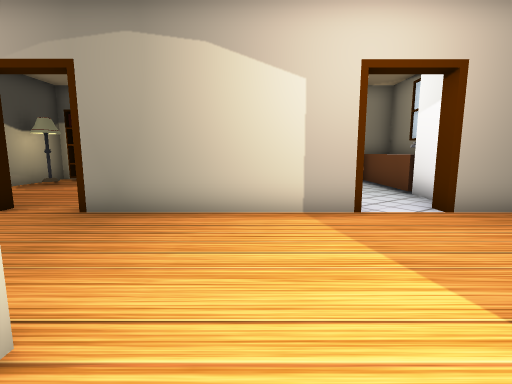
[1] (above)

22 first-person views from a walk through a Unity game level. The camera is 1.2 m above the floor, tilts 8° down and sees 85° across. The floor is counted in squares, 1 m on a side. Each view is taken from the middle of a square. On the plan, view 1 faces up. The plan holds only what a view shows up to about 13 squares ahead; the rest is blank. The player character is not drawn. Door leaves are left out, so doorways stand open. Some surface patterns are stand-ins.

[2]
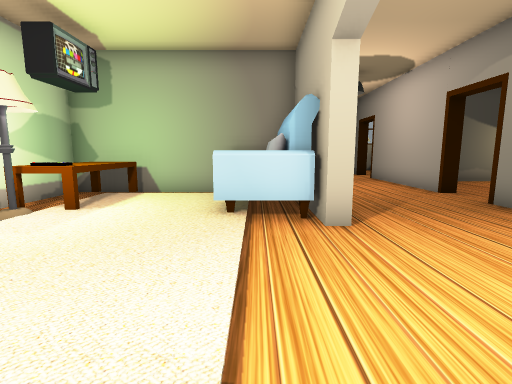

[3]
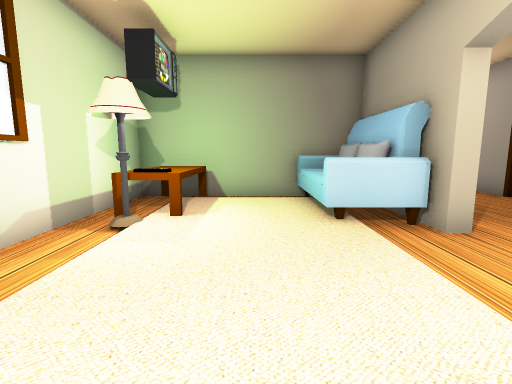

[4]
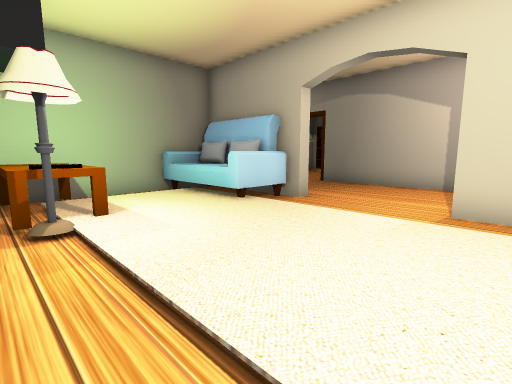

[5]
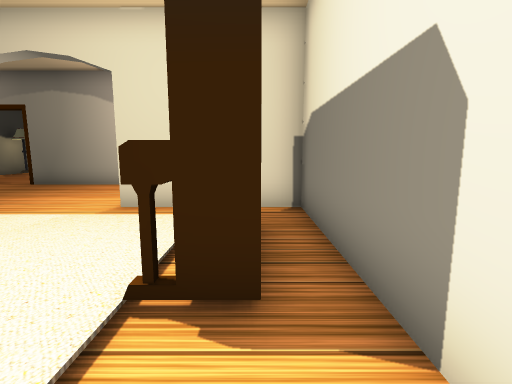

[6]
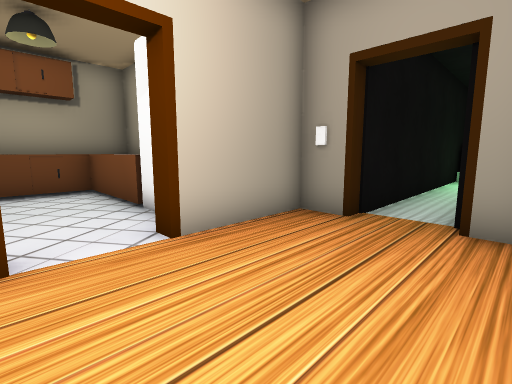

[7]
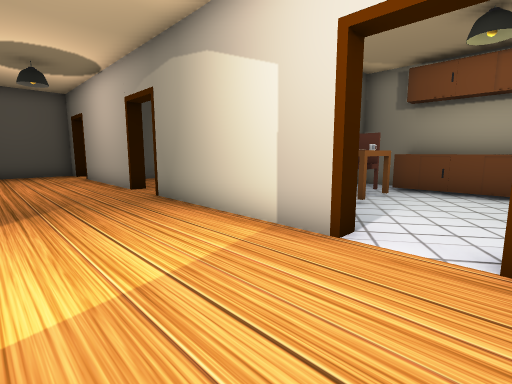

[8]
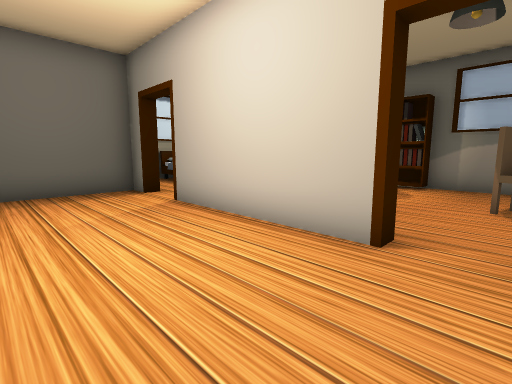

[9]
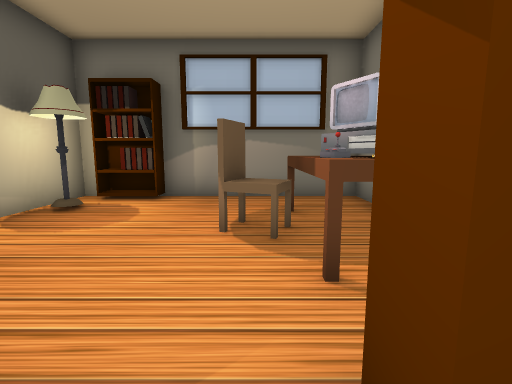

[10]
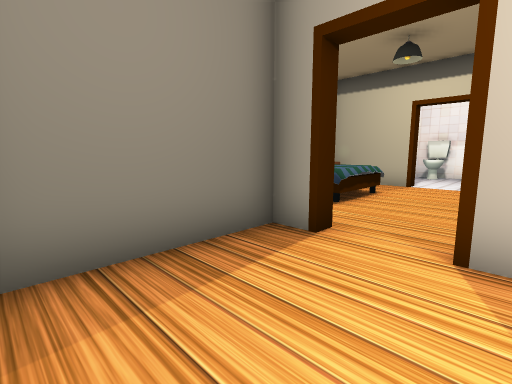

[11]
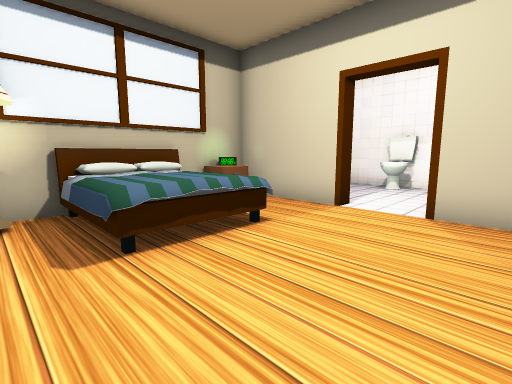

[12]
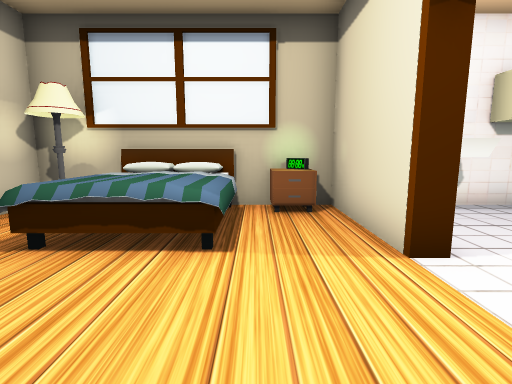

[13]
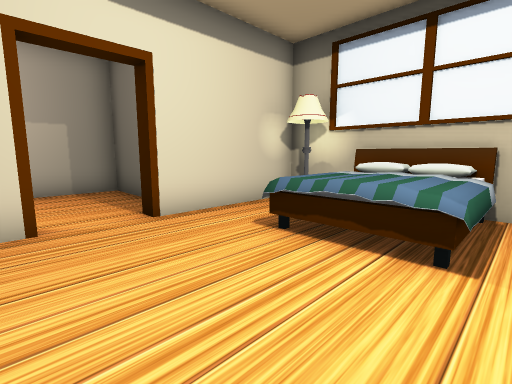

[14]
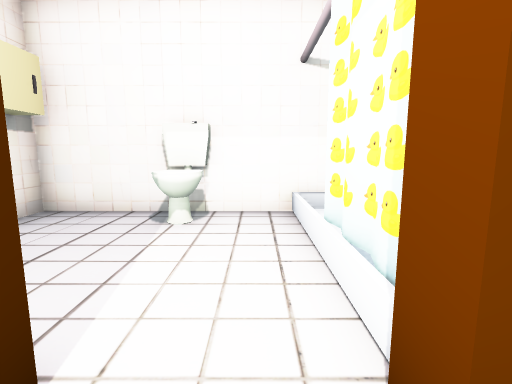

[15]
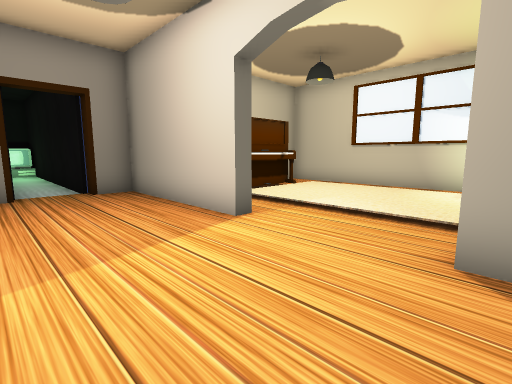

[16]
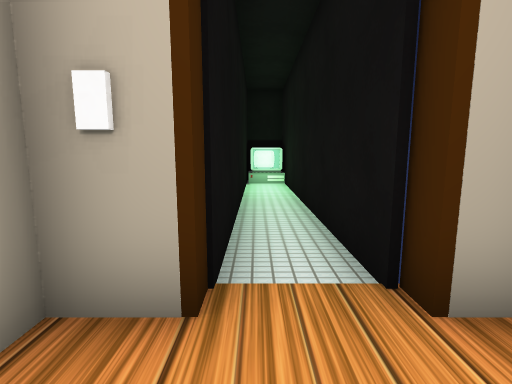

[17]
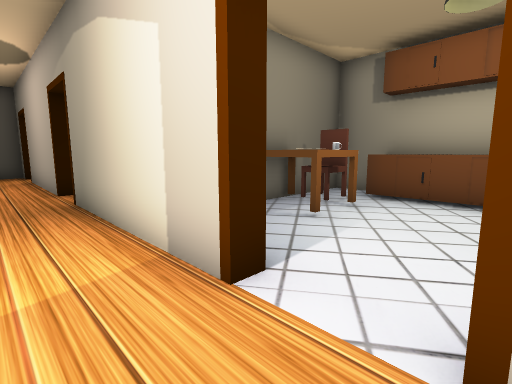

[18]
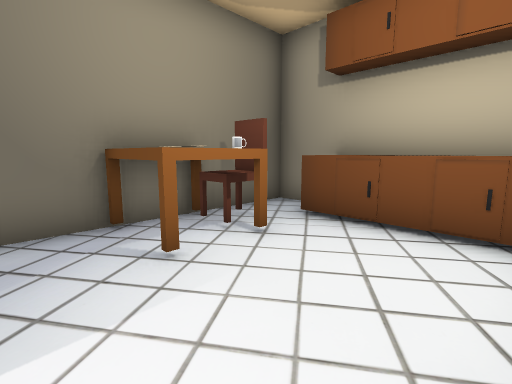

[19]
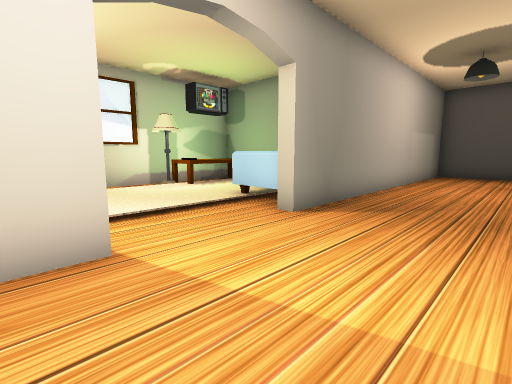

[20]
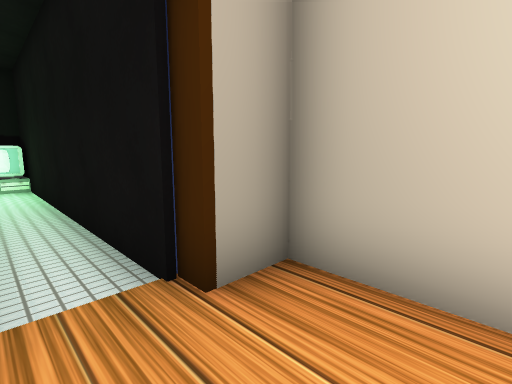

[21]
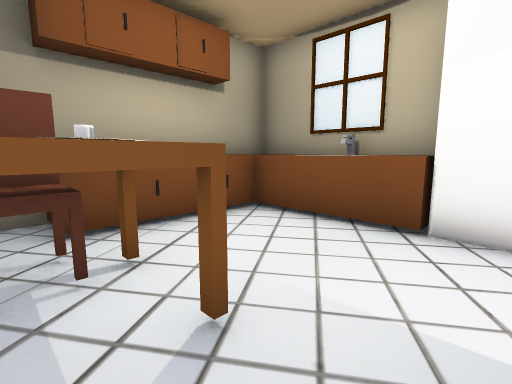

[22]
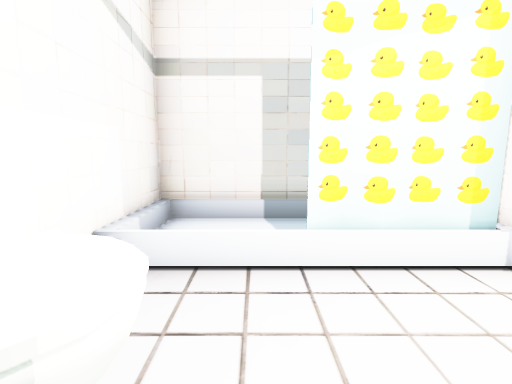

### Floor plan
Key: @ floor where view 1 was taken; # wall or solid block; . floor; / step, stairs or slope; D open door; T TV; B block; O other object.
Columns run from 17 left of view 1 to 18 right of it. Each row starts with its distance up from view 1.
 18 #########
 17 #..OO./ #
 16 #...O./ #
 15   O...O #
 14  OO...O #
 13 ####..##################
 12 #O......##O.....#.OOOOO#
 11 #O......##....OO#O....O#
 10 #OOOO...#....OOO#OO...O#
  9 #OOOO...#....OOO#OO...O#
  8 #OOOO...#.....O #.....O#
  7 ##......#...... #.....OO
  6 #####DD#####DD######D#####
  5     #...................B########
  4     #...................D........OO#
  3     #...................D###########
  2     #...................#
  1     ########OOO#...######
  0            #OO O/@////.#
 -1            #OOOO.....OO#
 -2            #......... O#
 -3            #......... O#
 -4            #TTTT//////.#
 -5            #TTT........#
 -6            #############

Where each view was taken, in squares from view 1:
view 1: 0 up, 0 right, facing up
view 2: 0 up, 3 right, facing left
view 3: 2 down, 3 right, facing left
view 4: 5 down, 3 right, facing up-left
view 5: 5 down, 5 right, facing up
view 6: 2 up, 2 right, facing up-right
view 7: 2 up, 4 right, facing up-left
view 8: 2 up, 4 left, facing up-left
view 9: 5 up, 4 left, facing up
view 10: 2 up, 10 left, facing up-left
view 11: 7 up, 10 left, facing up-left
view 12: 11 up, 10 left, facing left
view 13: 11 up, 10 left, facing down-left
view 14: 12 up, 12 left, facing up
view 15: 5 up, 2 left, facing down-right
view 16: 4 up, 5 right, facing right
view 17: 4 up, 4 right, facing up-left
view 18: 7 up, 4 right, facing up-left
view 19: 5 up, 3 right, facing down-left
view 20: 4 up, 5 right, facing down-right
view 21: 7 up, 0 right, facing up-right
view 22: 16 up, 14 left, facing right
